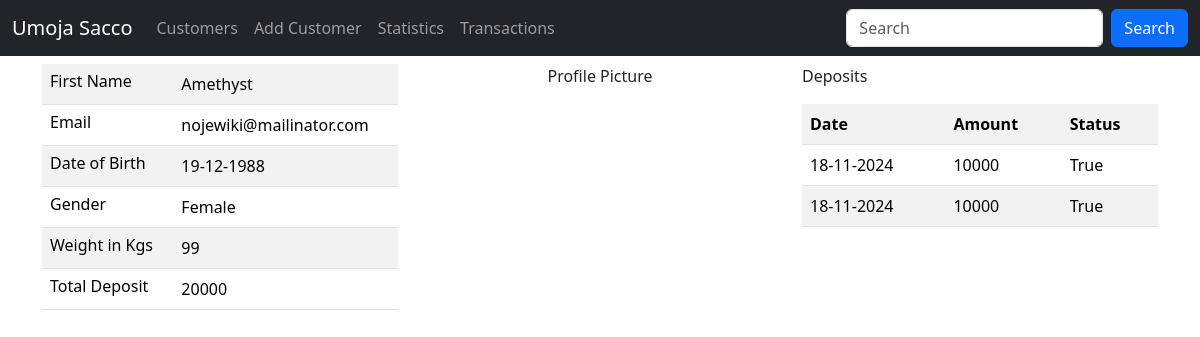
The page /customers/details/106 (signed in) on the database as committed earlier.
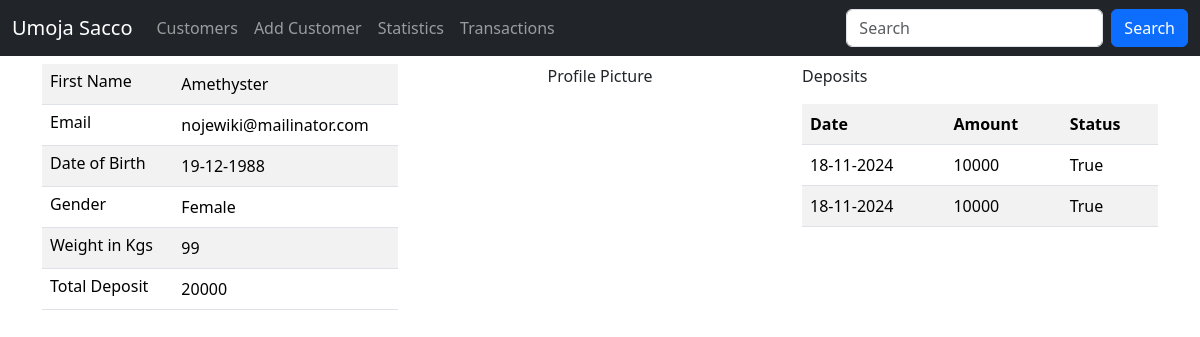
The same page on the database as committed later.
### sacco/models.py (models this page shows, shortened)
class Customer(models.Model):
    first_name = models.CharField(max_length=30) #charfield = varchar
    last_name = models.CharField(max_length=30)
    email = models.EmailField(unique=True) #varchar + ensures email is unique
    dob = models.DateField()
    gender = models.CharField(max_length=10)
    weight = models.IntegerField(default=0)
    profile_pic = models.ImageField(upload_to=generate_unique_name, null=True)
    created_at = models.DateTimeField(auto_now_add=True)
    updated_at = models.DateTimeField(auto_now=True)
    class Meta:
        db_table = 'customers'

### sacco/views.py (the view)
# urls.py: path('customers/details/<int:customer_id>', views.customer_details, name='customer_details'),
@login_required
@permission_required("sacco.view_customer", raise_exception=True)
def customer_details(request, customer_id):
    customer = Customer.objects.get(id=customer_id)
    deposits = Deposit.objects.filter(customer_id=customer_id)
    total = Deposit.objects.filter(customer=customer).filter(status=True).aggregate(Sum('amount'))['amount__sum']
    return render(request, "details.html", {'deposits': deposits, 'customer': customer, 'total': total})

### templates/details.html (shortened to what this page needs)
{% extends 'master.html' %}
{% load static %}
{% block content %}
    <div class="container">
        <div class="row mt-2">
            <div class="col-sm-4">
                <table class="table table-striped">
                    <tr>
                        <td class="h6">First Name</td>
                        <td>{{ customer.first_name }}</td>
                    </tr>
                    <tr>
                        <td class="h6">Email</td>
                        <td>{{ customer.email }}</td>
                    </tr>
                    <tr>
                        <td class="h6">Date of Birth</td>
                        <td>{{ customer.dob | date:"d-m-Y" }}</td>
                    </tr>
                    <tr>
                        <td class="h6">Gender</td>
                        <td>{{ customer.gender }}</td>
                    </tr>
                    <tr>
                        <td class="h6">Weight in Kgs</td>
                        <td>{{ customer.weight }}</td>
                    </tr>
                    <tr>
                        <td class="h6">Total Deposit</td>
                        <td>{{ total }}</td>
                    </tr>
                </table>
            </div>
            <div class="col-sm-4">
                <p class="text-center"> Profile Picture </p>
            </div>
            <div class="col-sm-4">
                <p>Deposits</p>
                <table class="table table-striped">
                    <tr>
                        <th>Date</th>
                        <th>Amount</th>
                        <th>Status</th>
                    </tr>
                    {% for depo in deposits %}
                        <tr>
                            <td>{{ depo.created_at | date:"d-m-Y" }}</td>
                            <td>{{ depo.amount }}</td>
                            <td>{{ depo.status }}</td>
                        </tr>
                    {% endfor %}
                </table>
            </div>
        </div>
    </div>
{% endblock %}

Rows that differ between the two databases and show on the page:
changed Customer "nojewiki@mailinator.com": first_name "Amethyst" → "Amethyster"
